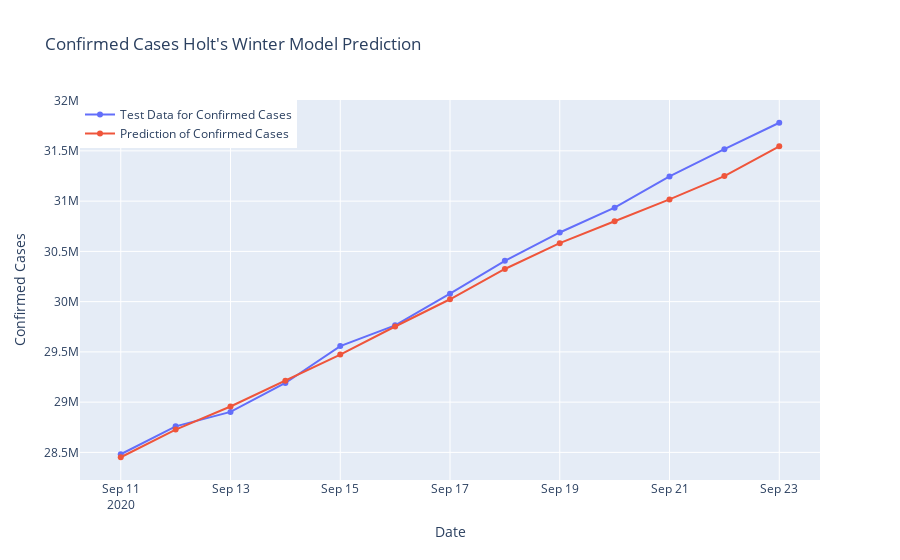

The notebook cell this image was saved under:
### Code cell
#Obtaining the predictions of the holt winter model using test data

fig = go.Figure()
fig.add_trace(go.Scatter(x = model_test.index, y = model_test["Confirmed"],
                    mode = 'lines + markers', name = "Test Data for Confirmed Cases",))
fig.add_trace(go.Scatter(x = model_test.index, y = y_pred["Holt\'s Winter Model"],
                    mode = 'lines + markers', name = "Prediction of Confirmed Cases",))
fig.update_layout(title = "Confirmed Cases Holt's Winter Model Prediction",
                 xaxis_title = "Date", yaxis_title = "Confirmed Cases", legend = dict(x = 0, y = 1, traceorder = "normal"))
fig.show()

### Figure 1 — Plotly figure (JSON) as saved in the notebook; plotly's stock layout.template omitted (floating-point values rounded to 4 significant figures)
{"data": [{"mode": "lines+markers", "name": "Test Data for Confirmed Cases", "type": "scatter", "x": ["2020-09-11T00:00:00", "2020-09-12T00:00:00", "2020-09-13T00:00:00", "2020-09-14T00:00:00", "2020-09-15T00:00:00", "2020-09-16T00:00:00", "2020-09-17T00:00:00", "2020-09-18T00:00:00", "2020-09-19T00:00:00", "2020-09-20T00:00:00", "2020-09-21T00:00:00", "2020-09-22T00:00:00", "2020-09-23T00:00:00"], "y": [28481413, 28759036, 28902753, 29190841, 29557942, 29764055, 30078889, 30406197, 30688150, 30935011, 31245797, 31517087, 31779835]}, {"mode": "lines+markers", "name": "Prediction of Confirmed Cases", "type": "scatter", "x": ["2020-09-11T00:00:00", "2020-09-12T00:00:00", "2020-09-13T00:00:00", "2020-09-14T00:00:00", "2020-09-15T00:00:00", "2020-09-16T00:00:00", "2020-09-17T00:00:00", "2020-09-18T00:00:00", "2020-09-19T00:00:00", "2020-09-20T00:00:00", "2020-09-21T00:00:00", "2020-09-22T00:00:00", "2020-09-23T00:00:00"], "y": [28450000.0, 28730000.0, 28960000.0, 29210000.0, 29470000.0, 29750000.0, 30020000.0, 30320000.0, 30580000.0, 30800000.0, 31020000.0, 31250000.0, 31550000.0]}], "layout": {"legend": {"traceorder": "normal", "x": 0, "y": 1}, "title": {"text": "Confirmed Cases Holt's Winter Model Prediction"}, "xaxis": {"title": {"text": "Date"}}, "yaxis": {"title": {"text": "Confirmed Cases"}}}}
